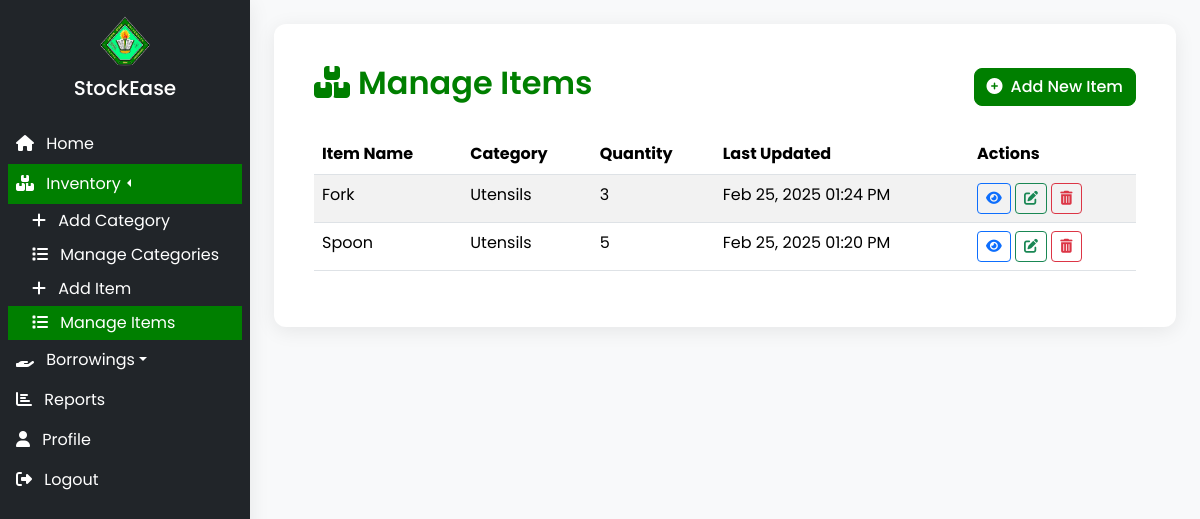
The page /dashboard.php?section=manage_items (signed in) on the database its author committed.
### tables this page shows
CREATE TABLE `items` (
  `item_id` int(11) NOT NULL,
  `name` varchar(255) NOT NULL,
  `description` text DEFAULT NULL,
  `category_id` int(11) DEFAULT NULL,
  `quantity` int(11) NOT NULL DEFAULT 0,
  `created_at` timestamp NOT NULL DEFAULT current_timestamp(),
  `updated_at` timestamp NOT NULL DEFAULT current_timestamp() ON UPDATE current_timestamp()
);

CREATE TABLE `categories` (
  `category_id` int(11) NOT NULL,
  `name` varchar(100) NOT NULL,
  `description` text DEFAULT NULL
);

### content/manage_items.php (the view, shortened to what this page needs)
<?php
$items = [];
try {
    $stmt = $conn->prepare("
        SELECT i.*, c.name AS category_name
        FROM items i
        LEFT JOIN categories c ON i.category_id = c.category_id
        ORDER BY i.created_at DESC
    ");
    $stmt->execute();
    $items = $stmt->get_result()->fetch_all(MYSQLI_ASSOC);
} catch (Exception $e) {
    error_log("Error fetching items: " . $e->getMessage());
    $_SESSION['error'] = "Error loading items. Please try again.";
}
?>
<head>
    <link rel="stylesheet" href="css/manage.css">
</head>
<div class="cvsu-container">
    <div class="d-flex justify-content-between align-items-center mb-4 cvsu-header">
        <h2><i class="fas fa-boxes me-2"></i>Manage Items</h2>
        <a href="dashboard.php?section=add_item" class="btn cvsu-btn-primary">
            <i class="fas fa-plus-circle me-2"></i>Add New Item
        </a>
    </div>
    <div class="table-responsive">
        <table class="table table-hover table-striped">
            <thead class="cvsu-bg-green text-white">
                <tr>
                    <th>Item Name</th>
                    <th>Category</th>
                    <th>Quantity</th>
                    <th>Last Updated</th>
                    <th>Actions</th>
                </tr>
            </thead>
            <tbody>
                <?php if (empty($items)): ?>
                    <tr>
                        <td colspan="5" class="text-center py-4">
                            <i class="fas fa-exclamation-circle me-2"></i> No records found.
                        </td>
                    </tr>
                <?php else: ?>
                    <?php foreach ($items as $item): ?>
                        <tr>
                            <td><?= htmlspecialchars($item['name']) ?></td>
                            <td><?= htmlspecialchars($item['category_name'] ?? 'Uncategorized') ?></td>
                            <td><?= $item['quantity'] ?></td>
                            <td><?= date('M d, Y h:i A', strtotime($item['updated_at'])) ?></td>
                            <td>
                                <button class="btn btn-sm btn-outline-primary view-item"
                                    data-id="<?= $item['item_id'] ?>"
                                    data-bs-toggle="modal"
                                    data-bs-target="#itemModal">
                                    <i class="fas fa-eye"></i>
                                </button>
                                <a href="dashboard.php?section=edit_item&id=<?= $item['item_id'] ?>"
                                    class="btn btn-sm btn-outline-success">
                                    <i class="fas fa-edit"></i>
                                </a>
                                <button class="btn btn-sm btn-outline-danger delete-item"
                                    data-id="<?= $item['item_id'] ?>">
                                    <i class="fas fa-trash-alt"></i>
                                </button>
                            </td>
                        </tr>
                    <?php endforeach; ?>
                <?php endif; ?>
            </tbody>
        </table>
    </div>
</div>

### css/general.css (style rules this page uses)
* { margin: 0; padding: 0; box-sizing: border-box; font-family: 'Poppins', sans-serif; }

### css/dashboard.css (style rules this page uses)
body { background-color: #f8f9fa; display: flex; overflow: hidden; }

### css/manage.css (style rules this page uses)
body { background-color: #f8f9fa; display: flex; }
.cvsu-container { background: #ffffff; border-radius: 12px; padding: 2.5rem; box-shadow: 0 4px 20px rgba(0, 0, 0, 0.08); flex: 1; }
.cvsu-header { text-align: center; margin-bottom: 2rem; }
.cvsu-header h2 { color: #007f00; font-weight: 600; margin-bottom: 0.5rem; }
.cvsu-btn-primary { background-color: #007f00; border-color: #007f00; border-radius: 8px; font-weight: 500; transition: all 0.3s ease; position: relative; color: white; }
.cvsu-bg-green { background-color: #007f00; }
.text-white { color: white; }
table tbody tr td { color: red; }

### rows shown on the page
items: name "Fork", category.name "Utensils", quantity "3", updated_at "Feb 25, 2025 01:24 PM"
items: name "Spoon", category.name "Utensils", quantity "5", updated_at "Feb 25, 2025 01:20 PM"
